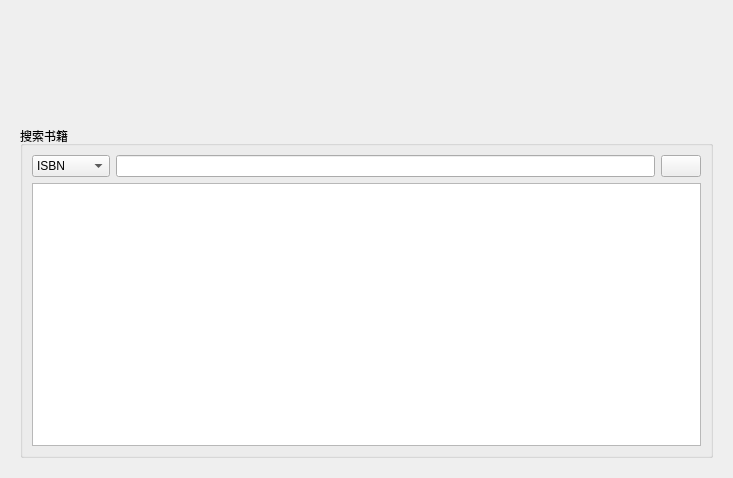
<?xml version="1.0" encoding="UTF-8"?>
<ui version="4.0">
 <class>Home</class>
 <widget class="QWidget" name="Home">
  <property name="geometry">
   <rect>
    <x>0</x>
    <y>0</y>
    <width>733</width>
    <height>478</height>
   </rect>
  </property>
  <property name="windowTitle">
   <string>Form</string>
  </property>
  <layout class="QVBoxLayout" name="verticalLayout_3">
   <item>
    <widget class="QLabel" name="label">
     <property name="enabled">
      <bool>true</bool>
     </property>
     <property name="minimumSize">
      <size>
       <width>680</width>
       <height>100</height>
      </size>
     </property>
     <property name="maximumSize">
      <size>
       <width>680</width>
       <height>100</height>
      </size>
     </property>
     <property name="text">
      <string/>
     </property>
     <property name="pixmap">
      <pixmap resource="../src.qrc">:/images/Home.png</pixmap>
     </property>
     <property name="scaledContents">
      <bool>true</bool>
     </property>
    </widget>
   </item>
   <item>
    <layout class="QHBoxLayout" name="horizontalLayout_4" stretch="0">
     <item>
      <widget class="QWidget" name="widget" native="true">
       <layout class="QVBoxLayout" name="verticalLayout">
        <item>
         <widget class="QGroupBox" name="groupBox_2">
          <property name="title">
           <string>搜索书籍</string>
          </property>
          <layout class="QVBoxLayout" name="verticalLayout_2">
           <item>
            <layout class="QHBoxLayout" name="horizontalLayout_3">
             <item>
              <widget class="QComboBox" name="comboBox">
               <property name="statusTip">
                <string>Search by</string>
               </property>
               <item>
                <property name="text">
                 <string>ISBN</string>
                </property>
               </item>
               <item>
                <property name="text">
                 <string>所有书籍</string>
                </property>
               </item>
               <item>
                <property name="text">
                 <string>标题</string>
                </property>
               </item>
               <item>
                <property name="text">
                 <string>作者</string>
                </property>
               </item>
               <item>
                <property name="text">
                 <string>出版社</string>
                </property>
               </item>
               <item>
                <property name="text">
                 <string>年份</string>
                </property>
               </item>
              </widget>
             </item>
             <item>
              <widget class="QLineEdit" name="lineEdit"/>
             </item>
             <item>
              <widget class="QPushButton" name="pushButton_search_book">
               <property name="text">
                <string/>
               </property>
               <property name="icon">
                <iconset resource="../src.qrc">
                 <normaloff>:/images/search-icon.png</normaloff>:/images/search-icon.png</iconset>
               </property>
               <property name="iconSize">
                <size>
                 <width>21</width>
                 <height>21</height>
                </size>
               </property>
              </widget>
             </item>
            </layout>
           </item>
           <item>
            <widget class="QTableView" name="tableView"/>
           </item>
          </layout>
         </widget>
        </item>
       </layout>
      </widget>
     </item>
    </layout>
   </item>
  </layout>
 </widget>
 <resources>
  <include location="../src.qrc"/>
 </resources>
 <connections/>
</ui>
